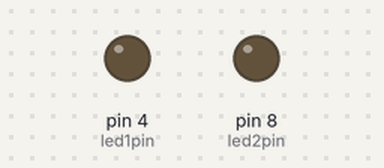
Simulated run of this sketch. Board: Arduino Uno, built with avr-gcc and run on an emulated ATmega328P. Shown: output pins drawn as LEDs (lit = HIGH).

Above: at 0.4 s.
At 1.97 s:
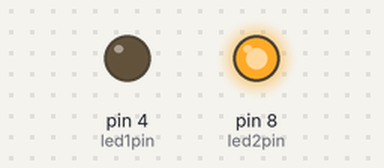
At 2.72 s:
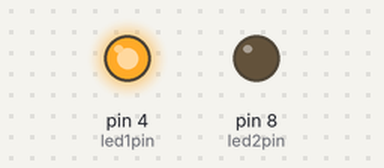
Timing chart, 0 to 3.0 s (numbered marks = the images above):
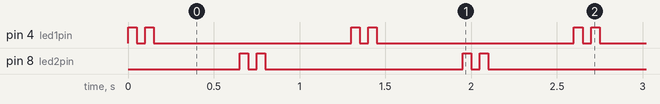

The sketch:

proje2.ino
```cpp
// proje2 : polis cakarı
int led1pin = 4;
int led2pin = 8;
int ellimilisaniye = 50;

void setup() {
  // put your setup code here, to run once:
  pinMode(led1pin,OUTPUT);
  pinMode(led2pin,OUTPUT);
}

void loop() {
  // put your main code here, to run repeatedly:
  digitalWrite(led1pin,HIGH);
  delay(ellimilisaniye);
  digitalWrite(led1pin,LOW);
  delay(ellimilisaniye);
  digitalWrite(led1pin,HIGH);
  delay(ellimilisaniye);
  digitalWrite(led1pin,LOW);

  delay(ellimilisaniye+450);

  digitalWrite(led2pin,HIGH);
  delay(ellimilisaniye);
  digitalWrite(led2pin,LOW);
  delay(ellimilisaniye);
  digitalWrite(led2pin,HIGH);
  delay(ellimilisaniye);
  digitalWrite(led2pin,LOW);

  delay(ellimilisaniye+450);


}
```

Measured:
- by itself, pin 4 (led1pin), pin 8 (led2pin): repeats every 1.3 s: LOW 0.05 s, HIGH 0.05 s, LOW 1.2 s, HIGH 0.05 s
- by itself, everything shown: repeats every 1.3 s, in 8 steps
